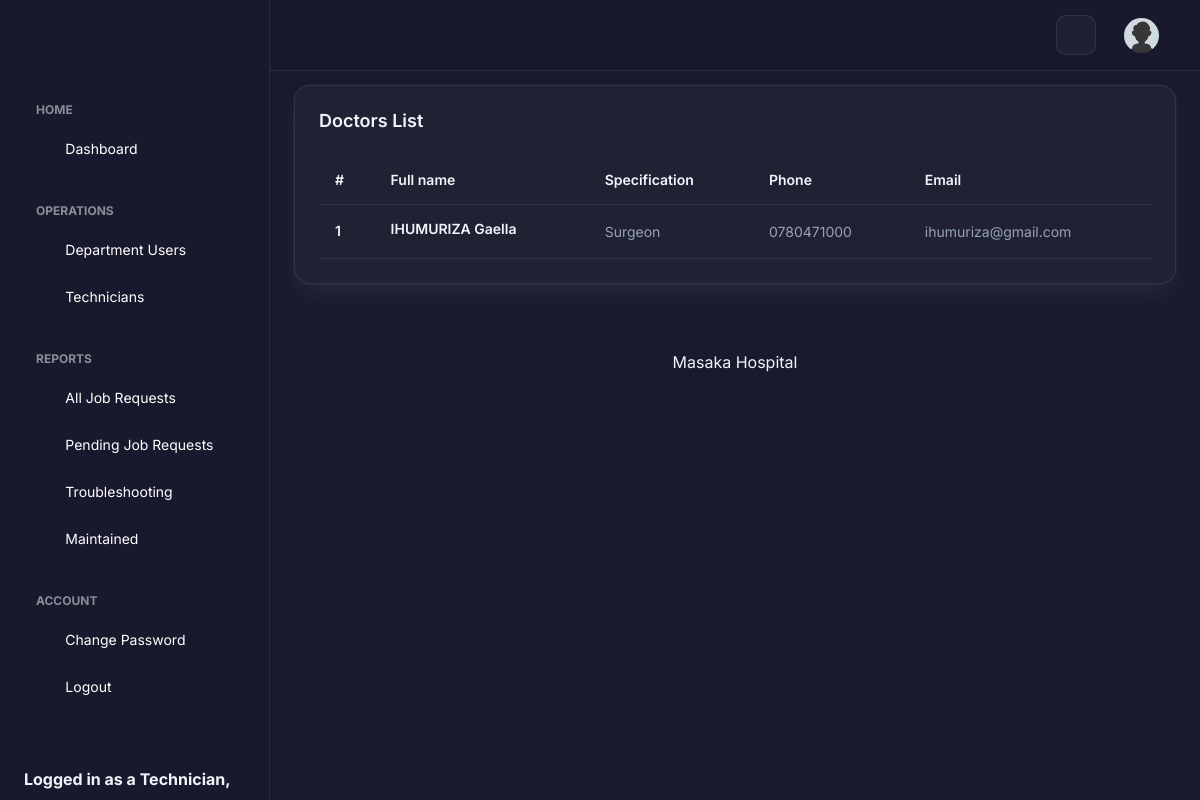
Page /run/doctors-list-u-p.php (signed in) on the committed database.
### tables this page shows
CREATE TABLE `doctors` (
  `id` int(11) NOT NULL,
  `fullname` varchar(100) NOT NULL,
  `specification` varchar(100) NOT NULL,
  `email` varchar(100) NOT NULL,
  `phone` varchar(100) NOT NULL,
  `password` varchar(100) NOT NULL,
  `deleted` int(1) NOT NULL DEFAULT 0
);

### run/doctors-list-u-p.php (the view, shortened to what this page needs)
<!doctype html>
<html lang="en">
<head>
  <link rel="stylesheet" href="../assets/css/styles.min.css" />
    <link rel="stylesheet" href="../assets/css/premium-theme.css" />
</head>
<body>
  <div class="page-wrapper" id="main-wrapper" data-layout="vertical" data-navbarbg="skin6" data-sidebartype="full" data-sidebar-position="fixed" data-header-position="fixed">
    <aside class="left-sidebar">
      <div>
        <div class="brand-logo d-flex align-items-center justify-content-between">
        </div>
        <?php include('user-menu.php'); ?>
      </div>
    </aside>
    <div class="body-wrapper">
      <header class="app-header">
        <nav class="navbar navbar-expand-lg navbar-light">
          <div class="navbar-collapse justify-content-end px-0" id="navbarNav">
            <ul class="navbar-nav flex-row ms-auto align-items-center justify-content-end">
              <li class="nav-item"><button class="theme-toggle-btn" title="Toggle Theme"><i class="ti ti-sun"></i></button></li>
              <li class="nav-item dropdown">
                <a class="nav-link nav-icon-hover" href="javascript:void(0)" id="drop2" data-bs-toggle="dropdown" aria-expanded="false">
                  <img src="../assets/images/profile/user-1.jpg" alt="" width="35" height="35" class="rounded-circle">
                </a>
              </li>
            </ul>
          </div>
        </nav>
      </header>
      <div class="container-fluid">
        <div class="col-lg-12 d-flex align-items-stretch">
          <div class="card w-100">
            <div class="card-body p-4">
              <h5 class="card-title fw-semibold mb-4">Doctors List</h5>
              <div class="table-responsive">
                <table class="table text-nowrap mb-0 align-middle">
                  <thead class="text-dark fs-4">
                    <tr>
                      <th class="border-bottom-0">
                        <h6 class="fw-semibold mb-0">#</h6>
                      </th>
                      <th class="border-bottom-0">
                        <h6 class="fw-semibold mb-0">Full name</h6>
                      </th>
                      <th class="border-bottom-0">
                        <h6 class="fw-semibold mb-0">Specification</h6>
                      </th>
                      <th class="border-bottom-0">
                        <h6 class="fw-semibold mb-0">Phone</h6>
                      </th>
                      <th class="border-bottom-0">
                        <h6 class="fw-semibold mb-0">Email</h6>
                      </th>
                    </tr>
                  </thead>
                  <tbody>
                    <?php
                    include('connector.php');
                    $query = mysqli_query($connect, "SELECT * FROM doctors WHERE deleted = 0 ORDER BY id DESC");
                    $rowCount = 0;
                    while ($row = mysqli_fetch_array($query)) {
                      $rowCount ++;
                      echo "<tr>
                          <td class='border-bottom-0'>
                            <h6 class='fw-semibold mb-0'>".$rowCount."</h6>
                          </td>
                          <td class='border-bottom-0'>
                            <h6 class='fw-semibold mb-1'>" . $row['fullname'] . "</h6>
                          </td>
                           <td class='border-bottom-0'>
                            <p class='mb-0 fw-normal'>" . $row['specification'] . "</p>
                          </td>
                          <td class='border-bottom-0'>
                            <p class='mb-0 fw-normal'>" . $row['phone'] . "</p>
                          </td>
                          <td class='border-bottom-0'>
                            <p class='mb-0 fw-normal'>" . $row['email'] . "</p>
                          </td>
                        </tr>";
                    }
                    ?>
                  </tbody>
                </table>
              </div>
            </div>
          </div>
        </div>
      </div>
      <div class="py-6 px-6 text-center">
        <p class="mb-0 fs-4">Masaka Hospital</p>
      </div>
    </div>
  </div>
</body>
</html>

### assets/css/premium-theme.css (style rules this page uses)
:root { --primary-color: #3b82f6; --primary-hover: #2563eb; --bg-gradient-1: #1a1a2e; --bg-gradient-2: #16213e; --text-main: #f1f5f9; --text-muted: #94a3b8; --glass-bg: rgba(255, 255, 255, 0.03); --glass-border: rgba(255, 255, 255, 0.08); --input-bg: rgba(26, 26, 46, 0.8); --input-border: rgba(255, 255, 255, 0.1); --card-shadow: 0 25px 50px -12px rgba(0, 0, 0, 0.7); --danger: #ef4444; --success: #10b981; }
body { font-family: 'Inter', sans-serif !important; background-color: var(--bg-gradient-1); color: var(--text-main); min-height: 100vh; margin: 0; }
.body-wrapper { background: transparent !important; }
.left-sidebar { background: rgba(26, 26, 46, 0.9) !important; backdrop-filter: blur(12px); border-right: 1px solid var(--glass-border); }
.app-header { background: rgba(26, 26, 46, 0.9) !important; backdrop-filter: blur(12px); border-bottom: 1px solid var(--glass-border); }
.card { background: var(--glass-bg) !important; border: 1px solid var(--glass-border) !important; color: var(--text-main) !important; border-radius: 16px !important; }
.card-title, .card h1, .card h2, .card h3, .card h4, .card h5, .card h6 { color: var(--text-main) !important; }
.table { color: var(--text-main) !important; background: transparent !important; }
.table thead th { color: var(--text-main) !important; border-bottom: 1px solid var(--glass-border) !important; }
.table tbody td { border-bottom: 1px solid var(--glass-border) !important; color: var(--text-main) !important; }
.fw-semibold { color: var(--text-main) !important; }
p.fw-normal { color: var(--text-muted) !important; }
.theme-toggle-btn { background: var(--glass-bg); border: 1px solid var(--glass-border); color: var(--text-main); width: 40px; height: 40px; border-radius: 10px; display: flex; align-items: center; justify-content: center; cursor: pointer; font-size: 1.2rem; transition: all 0.3s ease; margin-right: 12px; }
body, .left-sidebar, .app-header, .card, .table, .sidebar-link, .sidebar-link span, .sidebar-link .hide-menu { transition: background-color 0.3s ease, color 0.3s ease, border-color 0.3s ease; }

### rows in the picture
doctors: fullname "IHUMURIZA Gaella", specification "Surgeon", phone "0780471000", email "ihumuriza@gmail.com"

### other values in the picture
$_SESSION['hbUser_Type'] "Technician"
